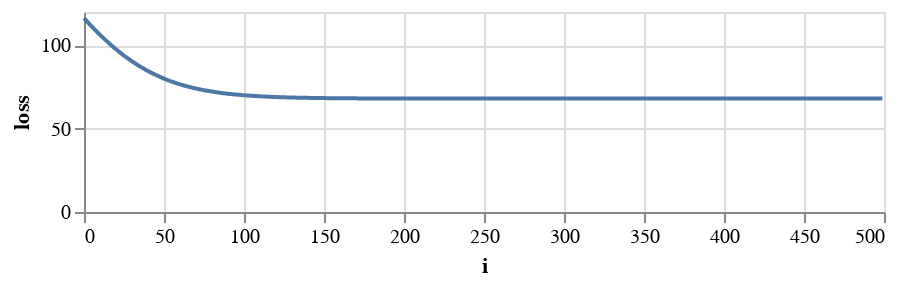

The notebook cell this image was saved under:
### Code cell
loss_df = pd.DataFrame({'i':range(500), 'loss':loss_record})
alt.Chart(loss_df, height=100).mark_line().encode(x='i', y='loss')

### Figure 1 — Vega-Lite specification as saved in the notebook (floating-point values rounded to 4 significant figures; data arrays with more than 128 entries replaced by an {"elided": "..."} marker saying what was removed)
{"$schema": "https://vega.github.io/schema/vega-lite/v3.4.0.json", "config": {"mark": {"tooltip": null}, "view": {"height": 300, "width": 400}}, "data": {"name": "data-d6ae4b6d79db09c8cc3f60c8d8269052"}, "datasets": {"data-d6ae4b6d79db09c8cc3f60c8d8269052": {"elided": "500 records"}}, "encoding": {"x": {"field": "i", "type": "quantitative"}, "y": {"field": "loss", "type": "quantitative"}}, "height": 100, "mark": "line"}
